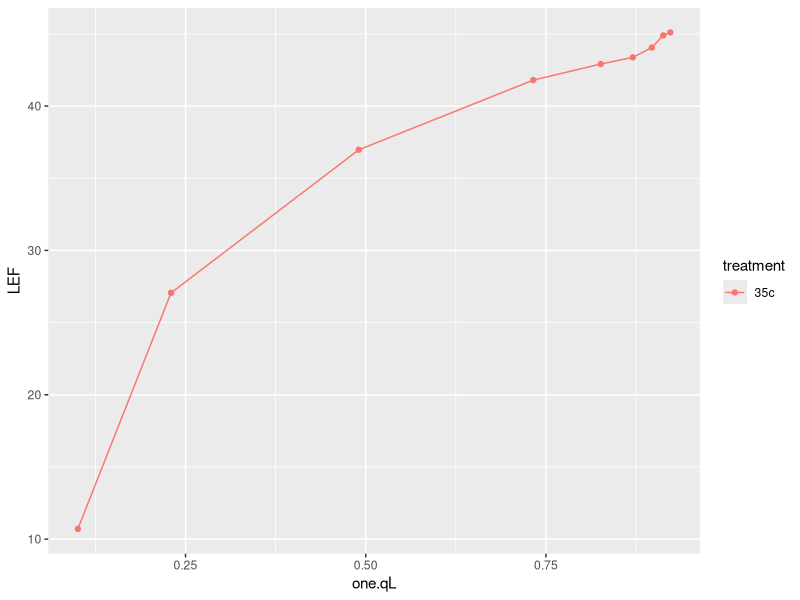
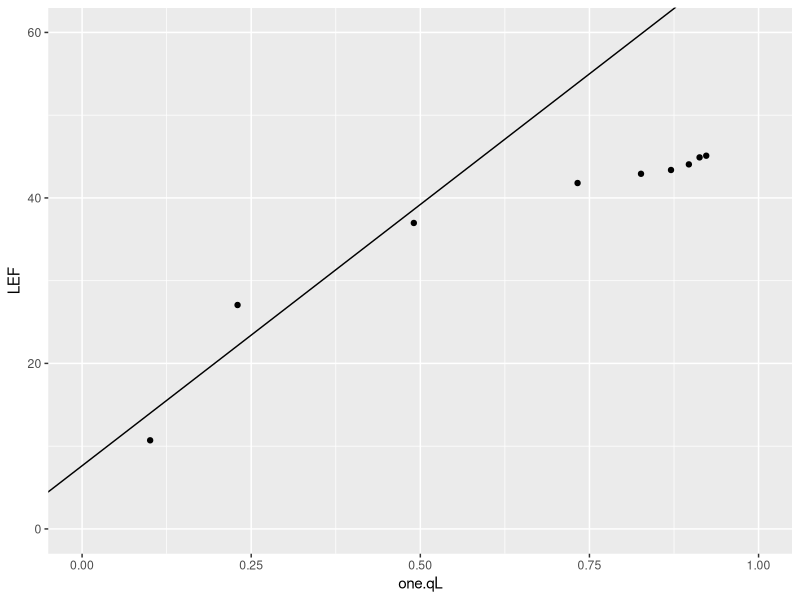
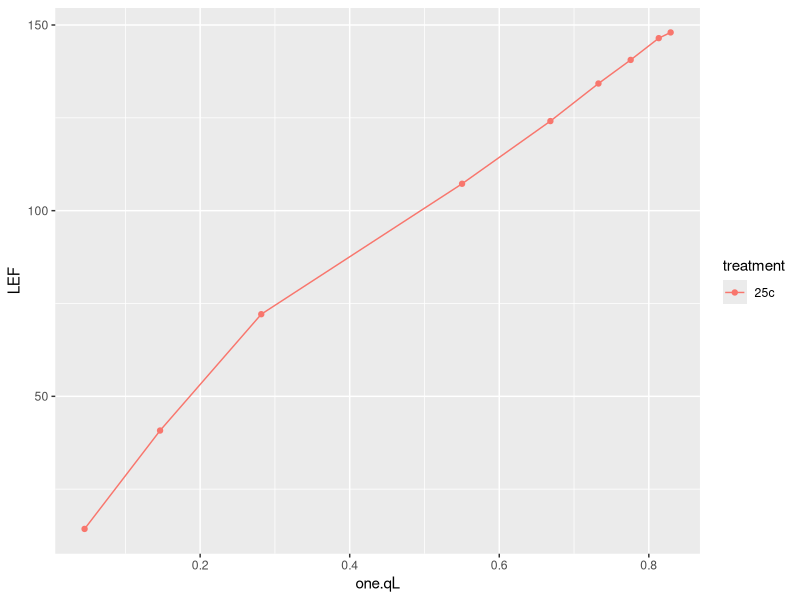
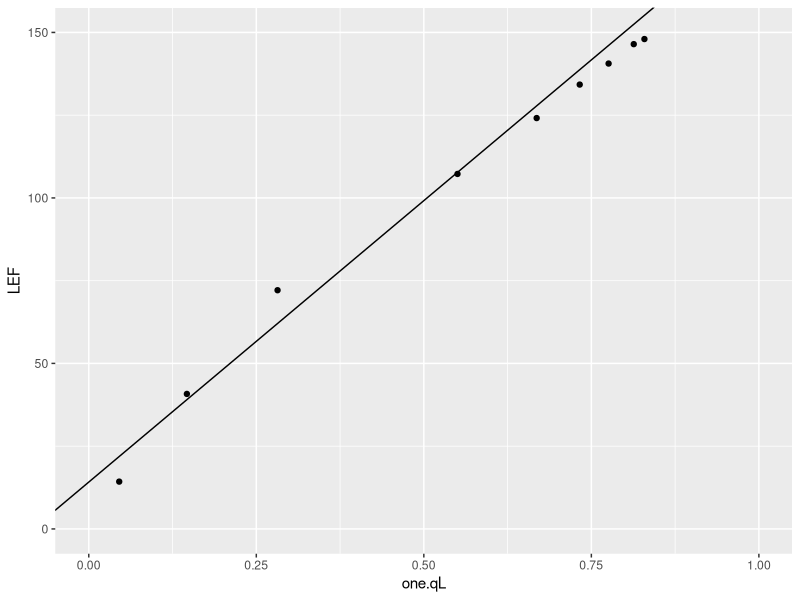
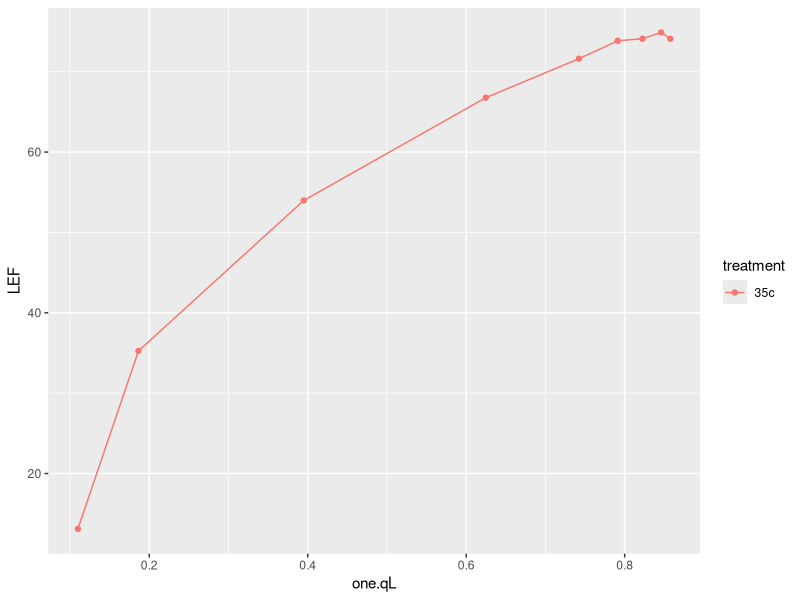
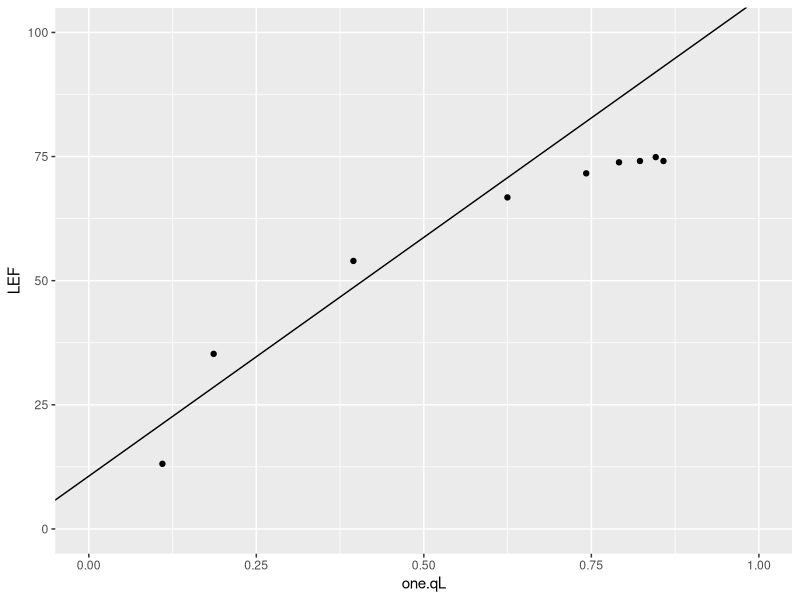
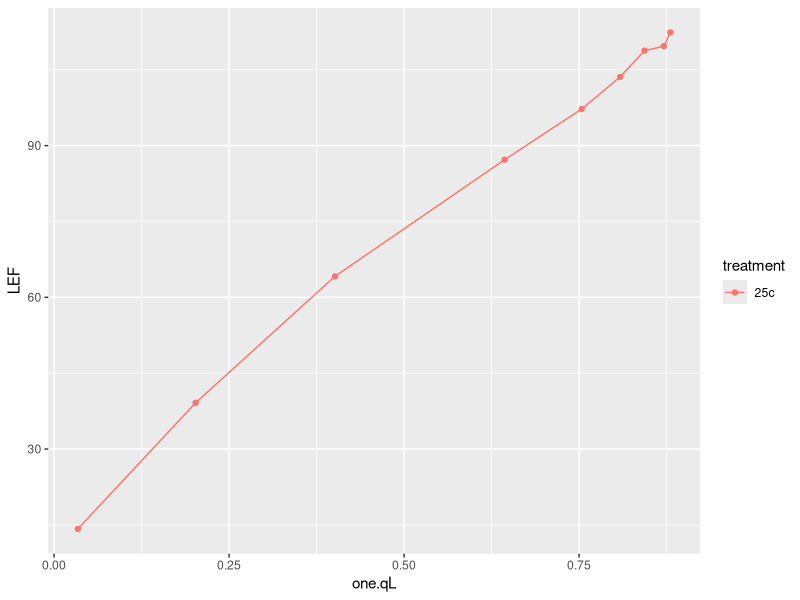
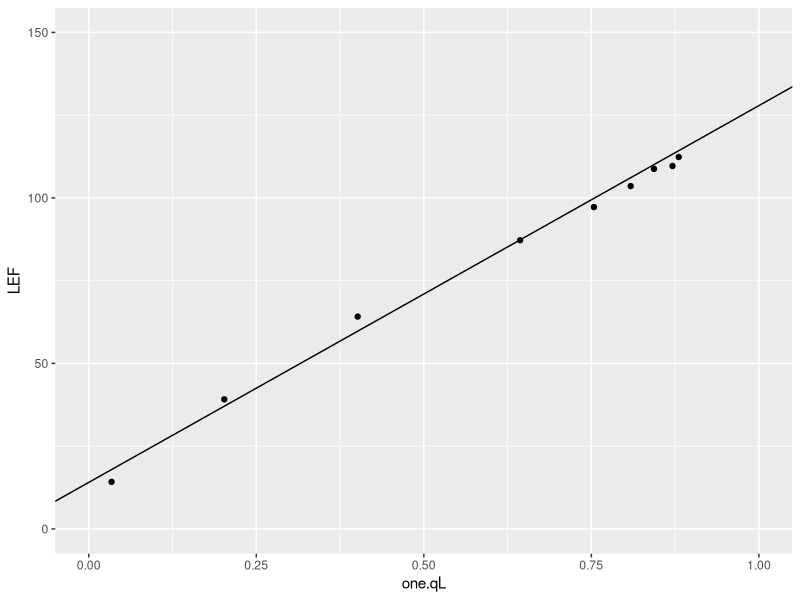

Generate these figures, in order, with R:
### Load Libraries
library(tidyverse)

### read in .csv
lrc_36 <- read.csv("lrc_36.csv")

### Curve 1 bad

### Curve 2
gg_2 <- lrc_36 %>% 
  filter(id == "gg_2")
ggplot(gg_2, aes(x = one.qL, y = LEF, color = treatment, group = id)) + geom_point() + geom_line()
# creating linear model
lm_gg2 <- lm(LEF ~ one.qL, data = gg_2, subset = one.qL < 0.7)
# creating slope and intercept
gg_2_slope <- coef(lm_gg2)[2]
gg_2_intercept <- coef(lm_gg2)[1]
# plot
ggplot(gg_2, aes(one.qL, LEF)) +
  geom_point() +
  geom_abline(
    slope = gg_2_slope,
    intercept = gg_2_intercept) +
  scale_x_continuous(
    limits = c(0, 1)) + 
  scale_y_continuous(
    limits = c(0, 60))



### Curve 3
gg_3 <- lrc_36 %>% 
  filter(id == "gg_3")
ggplot(gg_3, aes(x = one.qL, y = LEF, color = treatment, group = id)) + geom_point() + geom_line()
# creating linear model
lm_gg3 <- lm(LEF ~ one.qL, data = gg_3, subset = one.qL < 0.7)
# creating slope and intercept
gg_3_slope <- coef(lm_gg3)[2]
gg_3_intercept <- coef(lm_gg3)[1]
# plot
ggplot(gg_3, aes(one.qL, LEF)) +
  geom_point() +
  geom_abline(
    slope = gg_3_slope,
    intercept = gg_3_intercept) +
  scale_x_continuous(
    limits = c(0, 1)) + 
  scale_y_continuous(
    limits = c(0, 150))



### Curve 4
gg_4 <- lrc_36 %>% 
  filter(id == "gg_4")
ggplot(gg_4, aes(x = one.qL, y = LEF, color = treatment, group = id)) + geom_point() + geom_line()
# creating linear model
lm_gg4 <- lm(LEF ~ one.qL, data = gg_4, subset = one.qL < 0.7)
# creating slope and intercept
gg_4_slope <- coef(lm_gg4)[2]
gg_4_intercept <- coef(lm_gg4)[1]
# plot
ggplot(gg_4, aes(one.qL, LEF)) +
  geom_point() +
  geom_abline(
    slope = gg_4_slope,
    intercept = gg_4_intercept) +
  scale_x_continuous(
    limits = c(0, 1)) + 
  scale_y_continuous(
    limits = c(0, 100))



### Curve 5
gg_5 <- lrc_36 %>% 
  filter(id == "gg_5")
ggplot(gg_5, aes(x = one.qL, y = LEF, color = treatment, group = id)) + geom_point() + geom_line()
# creating linear model
lm_gg5 <- lm(LEF ~ one.qL, data = gg_5, subset = one.qL < 0.8)
# creating slope and intercept
gg_5_slope <- coef(lm_gg5)[2]
gg_5_intercept <- coef(lm_gg5)[1]
# plot
ggplot(gg_5, aes(one.qL, LEF)) +
  geom_point() +
  geom_abline(
    slope = gg_5_slope,
    intercept = gg_5_intercept) +
  scale_x_continuous(
    limits = c(0, 1)) + 
  scale_y_continuous(
    limits = c(0, 150))


### Curve 6
gg_6 <- lrc_36 %>% 
  filter(id == "gg_6")
ggplot(gg_6, aes(x = one.qL, y = LEF, color = treatment, group = id)) + geom_point() + geom_line()
# creating linear model
lm_gg6 <- lm(LEF ~ one.qL, data = gg_6, subset = one.qL < 0.8)
# creating slope and intercept
gg_6_slope <- coef(lm_gg6)[2]
gg_6_intercept <- coef(lm_gg6)[1]
# plot
ggplot(gg_6, aes(one.qL, LEF)) +
  geom_point() +
  geom_abline(
    slope = gg_6_slope,
    intercept = gg_6_intercept) +
  scale_x_continuous(
    limits = c(0, 1)) + 
  scale_y_continuous(
    limits = c(0, 120))



### Curve 7
gg_7 <- lrc_36 %>% 
  filter(id == "gg_7")
ggplot(gg_7, aes(x = one.qL, y = LEF, color = treatment, group = id)) + geom_point() + geom_line()
# creating linear model
lm_gg7 <- lm(LEF ~ one.qL, data = gg_7, subset = one.qL < 0.8)
# creating slope and intercept
gg_7_slope <- coef(lm_gg7)[2]
gg_7_intercept <- coef(lm_gg7)[1]
# plot
ggplot(gg_7, aes(one.qL, LEF)) +
  geom_point() +
  geom_abline(
    slope = gg_7_slope,
    intercept = gg_7_intercept) +
  scale_x_continuous(
    limits = c(0, 1)) + 
  scale_y_continuous(
    limits = c(0, 200))


### Curve 8
gg_8 <- lrc_36 %>% 
  filter(id == "gg_8")
gg_8 <- gg_8 %>% 
  filter(machine == "stan")
ggplot(gg_8, aes(x = one.qL, y = LEF, color = treatment, group = id)) + geom_point() + geom_line()
# creating linear model
lm_gg8 <- lm(LEF ~ one.qL, data = gg_8, subset = one.qL < 0.7)
# creating slope and intercept
gg_8_slope <- coef(lm_gg8)[2]
gg_8_intercept <- coef(lm_gg8)[1]
# plot
ggplot(gg_8, aes(one.qL, LEF)) +
  geom_point() +
  geom_abline(
    slope = gg_8_slope,
    intercept = gg_8_intercept) +
  scale_x_continuous(
    limits = c(0, 1)) + 
  scale_y_continuous(
    limits = c(0, 150))




### Curve 9
gg_9 <- lrc_36 %>% 
  filter(id == "gg_9")
ggplot(gg_9, aes(x = one.qL, y = LEF, color = treatment, group = id)) + geom_point() + geom_line()
# creating linear model
lm_gg9 <- lm(LEF ~ one.qL, data = gg_9, subset = one.qL < 0.9)
# creating slope and intercept
gg_9_slope <- coef(lm_gg9)[2]
gg_9_intercept <- coef(lm_gg9)[1]
# plot
ggplot(gg_9, aes(one.qL, LEF)) +
  geom_point() +
  geom_abline(
    slope = gg_9_slope,
    intercept = gg_9_intercept) +
  scale_x_continuous(
    limits = c(0, 1)) + 
  scale_y_continuous(
    limits = c(0, 150))



### Curve 10
gg_10 <- lrc_36 %>% 
  filter(id == "gg_10")
ggplot(gg_10, aes(x = one.qL, y = LEF, color = treatment, group = id)) + geom_point() + geom_line()
# creating linear model
lm_gg10 <- lm(LEF ~ one.qL, data = gg_10, subset = one.qL < 0.7)
# creating slope and intercept
gg_10_slope <- coef(lm_gg10)[2]
gg_10_intercept <- coef(lm_gg10)[1]
# plot
ggplot(gg_10, aes(one.qL, LEF)) +
  geom_point() +
  geom_abline(
    slope = gg_10_slope,
    intercept = gg_10_intercept) +
  scale_x_continuous(
    limits = c(0, 1)) + 
  scale_y_continuous(
    limits = c(0, 50))


### Curve 11
gg_11 <- lrc_36 %>% 
  filter(id == "gg_11")
ggplot(gg_11, aes(x = one.qL, y = LEF, color = treatment, group = id)) + geom_point() + geom_line()
# creating linear model
lm_gg11 <- lm(LEF ~ one.qL, data = gg_11, subset = one.qL < 0.8)
# creating slope and intercept
gg_11_slope <- coef(lm_gg11)[2]
gg_11_intercept <- coef(lm_gg11)[1]
# plot
ggplot(gg_11, aes(one.qL, LEF)) +
  geom_point() +
  geom_abline(
    slope = gg_11_slope,
    intercept = gg_11_intercept) +
  scale_x_continuous(
    limits = c(0, 1)) + 
  scale_y_continuous(
    limits = c(0, 100))


### Curve 12
gg_12 <- lrc_36 %>% 
  filter(id == "gg_12")
gg_12 <- gg_12 %>% 
  filter(machine == "stan")
ggplot(gg_12, aes(x = one.qL, y = LEF, color = treatment, group = id)) + geom_point() + geom_line()
# creating linear model
lm_gg12 <- lm(LEF ~ one.qL, data = gg_12, subset = one.qL < 0.7)
# creating slope and intercept
gg_12_slope <- coef(lm_gg12)[2]
gg_12_intercept <- coef(lm_gg12)[1]
# plot
ggplot(gg_12, aes(one.qL, LEF)) +
  geom_point() +
  geom_abline(
    slope = gg_12_slope,
    intercept = gg_12_intercept) +
  scale_x_continuous(
    limits = c(0, 1)) + 
  scale_y_continuous(
    limits = c(0, 80))


### Curve 13 no data

### Curve 14
gg_14 <- lrc_36 %>% 
  filter(id == "gg_14")
gg_14 <- gg_14 %>%
  filter(machine == "ozzie")
ggplot(gg_14, aes(x = one.qL, y = LEF, color = treatment, group = id)) + geom_point() + geom_line()
# creating linear model
lm_gg14 <- lm(LEF ~ one.qL, data = gg_14, subset = one.qL < 0.8)
# creating slope and intercept
gg_14_slope <- coef(lm_gg14)[2]
gg_14_intercept <- coef(lm_gg14)[1]
# plot
ggplot(gg_14, aes(one.qL, LEF)) +
  geom_point() +
  geom_abline(
    slope = gg_14_slope,
    intercept = gg_14_intercept) +
  scale_x_continuous(
    limits = c(0, 1)) + 
  scale_y_continuous(
    limits = c(0, 80))



### Curve 15
gg_15 <- lrc_36 %>% 
  filter(id == "gg_15")
gg_15_filtered <- gg_15 %>%
  filter(machine == "albert")
ggplot(gg_15_filtered, aes(x = one.qL, y = LEF, color = treatment, group = id)) + geom_point() + geom_line()
# creating linear model
lm_gg15 <- lm(LEF ~ one.qL, data = gg_15_filtered, subset = one.qL < 0.8)
# creating slope and intercept
gg_15_slope <- coef(lm_gg15)[2]
gg_15_intercept <- coef(lm_gg15)[1]
# plot
ggplot(gg_15_filtered, aes(one.qL, LEF)) +
  geom_point() +
  geom_abline(
    slope = gg_15_slope,
    intercept = gg_15_intercept) +
  scale_x_continuous(
    limits = c(0, 1)) + 
  scale_y_continuous(
    limits = c(0, 150))



### Curve 16 & Curve 17 corrupted



### Curve 18
gg_18 <- lrc_36 %>% 
  filter(id == "gg_18")
ggplot(gg_18, aes(x = one.qL, y = LEF, color = treatment, group = id)) + geom_point() + geom_line()
# creating linear model
lm_gg18 <- lm(LEF ~ one.qL, data = gg_18, subset = one.qL < 0.75)
# creating slope and intercept
gg_18_slope <- coef(lm_gg18)[2]
gg_18_intercept <- coef(lm_gg18)[1]
# plot
ggplot(gg_18, aes(one.qL, LEF)) +
  geom_point() +
  geom_abline(
    slope = gg_18_slope,
    intercept = gg_18_intercept) +
  scale_x_continuous(
    limits = c(0, 1)) + 
  scale_y_continuous(
    limits = c(0, 60))



### Curve 19
gg_19 <- lrc_36 %>% 
  filter(id == "gg_19")
ggplot(gg_19, aes(x = one.qL, y = LEF, color = treatment, group = id)) + geom_point() + geom_line()
# creating linear model
lm_gg19 <- lm(LEF ~ one.qL, data = gg_19, subset = one.qL < 0.9)
# creating slope and intercept
gg_19_slope <- coef(lm_gg19)[2]
gg_19_intercept <- coef(lm_gg19)[1]
# plot
ggplot(gg_19, aes(one.qL, LEF)) +
  geom_point() +
  geom_abline(
    slope = gg_19_slope,
    intercept = gg_19_intercept) +
  scale_x_continuous(
    limits = c(0, 1)) + 
  scale_y_continuous(
    limits = c(0, 150))


### Curve 20 corrupted



### Curve 21
gg_21 <- lrc_36 %>% 
  filter(id == "gg_21")
ggplot(gg_21, aes(x = one.qL, y = LEF, color = treatment, group = id)) + geom_point() + geom_line()
# creating linear model
lm_gg21 <- lm(LEF ~ one.qL, data = gg_21, subset = one.qL < 0.9)
# creating slope and intercept
gg_21_slope <- coef(lm_gg21)[2]
gg_21_intercept <- coef(lm_gg21)[1]
# plot
ggplot(gg_21, aes(one.qL, LEF)) +
  geom_point() +
  geom_abline(
    slope = gg_21_slope,
    intercept = gg_21_intercept) +
  scale_x_continuous(
    limits = c(0, 1)) + 
  scale_y_continuous(
    limits = c(0, 150))


### Curve 22 corrupted


### Curve 23
gg_23 <- lrc_36 %>% 
  filter(id == "gg_23")
ggplot(gg_23, aes(x = one.qL, y = LEF, color = treatment, group = id)) + geom_point() + geom_line()
# creating linear model
lm_gg23 <- lm(LEF ~ one.qL, data = gg_23, subset = one.qL < 0.7)
# creating slope and intercept
gg_23_slope <- coef(lm_gg23)[2]
gg_23_intercept <- coef(lm_gg23)[1]
# plot
ggplot(gg_23, aes(one.qL, LEF)) +
  geom_point() +
  geom_abline(
    slope = gg_23_slope,
    intercept = gg_23_intercept) +
  scale_x_continuous(
    limits = c(0, 1)) + 
  scale_y_continuous(
    limits = c(0, 120))



### Curve 24
gg_24 <- lrc_36 %>% 
  filter(id == "gg_24")
ggplot(gg_24, aes(x = one.qL, y = LEF, color = treatment, group = id)) + geom_point() + geom_line()
# creating linear model
lm_gg24 <- lm(LEF ~ one.qL, data = gg_24, subset = one.qL < 0.75)
# creating slope and intercept
gg_24_slope <- coef(lm_gg24)[2]
gg_24_intercept <- coef(lm_gg24)[1]
# plot
ggplot(gg_24, aes(one.qL, LEF)) +
  geom_point() +
  geom_abline(
    slope = gg_24_slope,
    intercept = gg_24_intercept) +
  scale_x_continuous(
    limits = c(0, 1)) + 
  scale_y_continuous(
    limits = c(0, 60))



### Curve 25 from 15, not sure but it is a good 25c curve
gg_25 <- gg_15 %>%
  filter(machine == "albert")
ggplot(gg_25, aes(x = one.qL, y = LEF, color = treatment, group = id)) + geom_point() + geom_line()
# creating linear model
lm_gg25 <- lm(LEF ~ one.qL, data = gg_25, subset = one.qL < 0.8)
# creating slope and intercept
gg_25_slope <- coef(lm_gg25)[2]
gg_25_intercept <- coef(lm_gg25)[1]
# plot
ggplot(gg_25, aes(one.qL, LEF)) +
  geom_point() +
  geom_abline(
    slope = gg_25_slope,
    intercept = gg_25_intercept) +
  scale_x_continuous(
    limits = c(0, 1)) + 
  scale_y_continuous(
    limits = c(0, 150))


### Curve 26
gg_26 <- lrc_36 %>% 
  filter(id == "gg_26")
ggplot(gg_26, aes(x = one.qL, y = LEF, color = treatment, group = id)) + geom_point() + geom_line()
# creating linear model
lm_gg26 <- lm(LEF ~ one.qL, data = gg_26, subset = one.qL < 0.7)
# creating slope and intercept
gg_26_slope <- coef(lm_gg26)[2]
gg_26_intercept <- coef(lm_gg26)[1]
# plot
ggplot(gg_26, aes(one.qL, LEF)) +
  geom_point() +
  geom_abline(
    slope = gg_26_slope,
    intercept = gg_26_intercept) +
  scale_x_continuous(
    limits = c(0, 1)) + 
  scale_y_continuous(
    limits = c(0, 80))


### Curve 27 no data


### Curve 28
gg_28 <- lrc_36 %>% 
  filter(id == "gg_28")
ggplot(gg_28, aes(x = one.qL, y = LEF, color = treatment, group = id)) + geom_point() + geom_line()
# creating linear model
lm_gg28 <- lm(LEF ~ one.qL, data = gg_28, subset = one.qL < 0.7)
# creating slope and intercept
gg_28_slope <- coef(lm_gg28)[2]
gg_28_intercept <- coef(lm_gg28)[1]
# plot
ggplot(gg_28, aes(one.qL, LEF)) +
  geom_point() +
  geom_abline(
    slope = gg_28_slope,
    intercept = gg_28_intercept) +
  scale_x_continuous(
    limits = c(0, 1)) + 
  scale_y_continuous(
    limits = c(0, 60))



### Curve 29 no data



### Curve 30 corrupted



#### Curve 31
gg_31 <- lrc_36 %>% 
  filter(id == "gg_31")
ggplot(gg_31, aes(x = one.qL, y = LEF, color = treatment, group = id)) + geom_point() + geom_line()
# creating linear model
lm_gg31 <- lm(LEF ~ one.qL, data = gg_31, subset = one.qL < 0.9)
# creating slope and intercept
gg_31_slope <- coef(lm_gg31)[2]
gg_31_intercept <- coef(lm_gg31)[1]
# plot
ggplot(gg_31, aes(one.qL, LEF)) +
  geom_point() +
  geom_abline(
    slope = gg_31_slope,
    intercept = gg_31_intercept) +
  scale_x_continuous(
    limits = c(0, 1)) + 
  scale_y_continuous(
    limits = c(0, 250))



### Curve 32
gg_32 <- lrc_36 %>% 
  filter(id == "gg_32")
ggplot(gg_32, aes(x = one.qL, y = LEF, color = treatment, group = id)) + geom_point() + geom_line()
# creating linear model
lm_gg32 <- lm(LEF ~ one.qL, data = gg_32, subset = one.qL < 0.7)
# creating slope and intercept
gg_32_slope <- coef(lm_gg32)[2]
gg_32_intercept <- coef(lm_gg32)[1]
# plot
ggplot(gg_32, aes(one.qL, LEF)) +
  geom_point() +
  geom_abline(
    slope = gg_32_slope,
    intercept = gg_32_intercept) +
  scale_x_continuous(
    limits = c(0, 1)) + 
  scale_y_continuous(
    limits = c(0, 40))



### Curve 33
gg_33 <- lrc_36 %>% 
  filter(id == "gg_33")
ggplot(gg_33, aes(x = one.qL, y = LEF, color = treatment, group = id)) + geom_point() + geom_line()
# creating linear model
lm_gg33 <- lm(LEF ~ one.qL, data = gg_33, subset = one.qL < 0.8)
# creating slope and intercept
gg_33_slope <- coef(lm_gg33)[2]
gg_33_intercept <- coef(lm_gg33)[1]
# plot
ggplot(gg_33, aes(one.qL, LEF)) +
  geom_point() +
  geom_abline(
    slope = gg_33_slope,
    intercept = gg_33_intercept) +
  scale_x_continuous(
    limits = c(0, 1)) + 
  scale_y_continuous(
    limits = c(0, 150))



### Curve 34 no data



### Curve 35
gg_35 <- lrc_36 %>% 
  filter(id == "gg_35")
ggplot(gg_35, aes(x = one.qL, y = LEF, color = treatment, group = id)) + geom_point() + geom_line()
# creating linear model
lm_gg35 <- lm(LEF ~ one.qL, data = gg_35, subset = one.qL < 0.8)
# creating slope and intercept
gg_35_slope <- coef(lm_gg35)[2]
gg_35_intercept <- coef(lm_gg35)[1]
# plot
ggplot(gg_35, aes(one.qL, LEF)) +
  geom_point() +
  geom_abline(
    slope = gg_35_slope,
    intercept = gg_35_intercept) +
  scale_x_continuous(
    limits = c(0, 1)) + 
  scale_y_continuous(
    limits = c(0, 300))



### Curve 36
gg_36 <- lrc_36 %>% 
  filter(id == "gg_36")
ggplot(gg_36, aes(x = one.qL, y = LEF, color = treatment, group = id)) + geom_point() + geom_line()
# creating linear model
lm_gg36 <- lm(LEF ~ one.qL, data = gg_36, subset = one.qL < 0.8)
# creating slope and intercept
gg_36_slope <- coef(lm_gg36)[2]
gg_36_intercept <- coef(lm_gg36)[1]
# plot
ggplot(gg_36, aes(one.qL, LEF)) +
  geom_point() +
  geom_abline(
    slope = gg_36_slope,
    intercept = gg_36_intercept) +
  scale_x_continuous(
    limits = c(0, 1)) + 
  scale_y_continuous(
    limits = c(0, 100))



### Curve 37
gg_37 <- lrc_36 %>% 
  filter(id == "gg_37")
ggplot(gg_37, aes(x = one.qL, y = LEF, color = treatment, group = id)) + geom_point() + geom_line()
# creating linear model
lm_gg37 <- lm(LEF ~ one.qL, data = gg_37, subset = one.qL < 0.9)
# creating slope and intercept
gg_37_slope <- coef(lm_gg37)[2]
gg_37_intercept <- coef(lm_gg37)[1]
# plot
ggplot(gg_37, aes(one.qL, LEF)) +
  geom_point() +
  geom_abline(
    slope = gg_37_slope,
    intercept = gg_37_intercept) +
  scale_x_continuous(
    limits = c(0, 1)) + 
  scale_y_continuous(
    limits = c(0, 60))



### Curve 38
gg_38 <- lrc_36 %>% 
  filter(id == "gg_38")
ggplot(gg_38, aes(x = one.qL, y = LEF, color = treatment, group = id)) + geom_point() + geom_line()
# creating linear model
lm_gg38 <- lm(LEF ~ one.qL, data = gg_38, subset = one.qL < 0.6)
# creating slope and intercept
gg_38_slope <- coef(lm_gg38)[2]
gg_38_intercept <- coef(lm_gg38)[1]
# plot
ggplot(gg_38, aes(one.qL, LEF)) +
  geom_point() +
  geom_abline(
    slope = gg_38_slope,
    intercept = gg_38_intercept) +
  scale_x_continuous(
    limits = c(0, 1)) + 
  scale_y_continuous(
    limits = c(0, 100))



### Curve 39
gg_39 <- lrc_36 %>% 
  filter(id == "gg_39")
ggplot(gg_39, aes(x = one.qL, y = LEF, color = treatment, group = id)) + geom_point() + geom_line()
# creating linear model
lm_gg39 <- lm(LEF ~ one.qL, data = gg_39, subset = one.qL < 0.7)
# creating slope and intercept
gg_39_slope <- coef(lm_gg39)[2]
gg_39_intercept <- coef(lm_gg39)[1]
# plot
ggplot(gg_39, aes(one.qL, LEF)) +
  geom_point() +
  geom_abline(
    slope = gg_39_slope,
    intercept = gg_39_intercept) +
  scale_x_continuous(
    limits = c(0, 1)) + 
  scale_y_continuous(
    limits = c(0, 80))



### Curve 40
gg_40 <- lrc_36 %>% 
  filter(id == "gg_40")
ggplot(gg_40, aes(x = one.qL, y = LEF, color = treatment, group = id)) + geom_point() + geom_line()
# creating linear model
lm_gg40 <- lm(LEF ~ one.qL, data = gg_40, subset = one.qL < 0.7)
# creating slope and intercept
gg_40_slope <- coef(lm_gg40)[2]
gg_40_intercept <- coef(lm_gg40)[1]
# plot
ggplot(gg_40, aes(one.qL, LEF)) +
  geom_point() +
  geom_abline(
    slope = gg_40_slope,
    intercept = gg_40_intercept) +
  scale_x_continuous(
    limits = c(0, 1)) + 
  scale_y_continuous(
    limits = c(0, 80))



### Creating dataframe
vqmax36_df <- data.frame(
  id = c("gg_2", "gg_3", "gg_4" , "gg_5", "gg_6", "gg_7", "gg_8", "gg_9", "gg_10", "gg_11",
         "gg_12", "gg_14", "gg_15", "gg_18", "gg_19", "gg_21", "gg_23", "gg_24", "gg_25",
         "gg_26", "gg_28", "gg_31", "gg_33", "gg_35", "gg_37", "gg_38", "gg_39", "gg_40"),
  slope_30 = c(gg_2_slope, gg_3_slope, gg_4_slope, gg_5_slope, gg_6_slope, gg_7_slope, 
                   gg_8_slope, gg_9_slope, gg_10_slope, gg_11_slope, gg_12_slope, gg_14_slope, 
                   gg_15_slope, gg_18_slope, gg_19_slope, gg_21_slope, gg_23_slope, gg_24_slope, 
                   gg_25_slope, gg_26_slope, gg_28_slope, gg_31_slope, gg_33_slope, gg_35_slope, 
                   gg_37_slope, gg_38_slope, gg_39_slope, gg_40_slope),
  intercept_30 = c(gg_2_intercept, gg_3_intercept, gg_4_intercept, gg_5_intercept, gg_6_intercept, gg_7_intercept, 
               gg_8_intercept, gg_9_intercept, gg_10_intercept, gg_11_intercept, gg_12_intercept, gg_14_intercept, 
               gg_15_intercept, gg_18_intercept, gg_19_intercept, gg_21_intercept, gg_23_intercept, gg_24_intercept, 
               gg_25_intercept, gg_26_intercept, gg_28_intercept, gg_31_intercept, gg_33_intercept, gg_35_intercept, 
               gg_37_intercept, gg_38_intercept, gg_39_intercept, gg_40_intercept)
)
vqmax36_df


### calculating Vqmax
vqmax36_df$vqmax_36 <- vqmax36_df$intercept + vqmax36_df$slope
vqmax36_df


### adding treatment column
vqmax36_df$replicate <- as.numeric(gsub("\\D", "", vqmax36_df$id))
vqmax36_df$treatment <- ifelse(vqmax36_df$replicate %% 2 == 1,
                               "25c",
                               "35c")
vqmax36_df$replicate <- NULL
vqmax36_df

### add leaf temp
vqmax36_df$tleaf_fac <- "36c"
vqmax36_df

### graph and stats time
ggplot(vqmax36_df, aes(x = treatment, y = vqmax_36)) + geom_boxplot()
vqmax36_lm <- lm(vqmax_36 ~ treatment, data = vqmax36_df)
anova(vqmax36_lm)
plot(vqmax36_lm)

#write.csv
write.csv(vqmax36_df, "vqmax36_df.csv")
